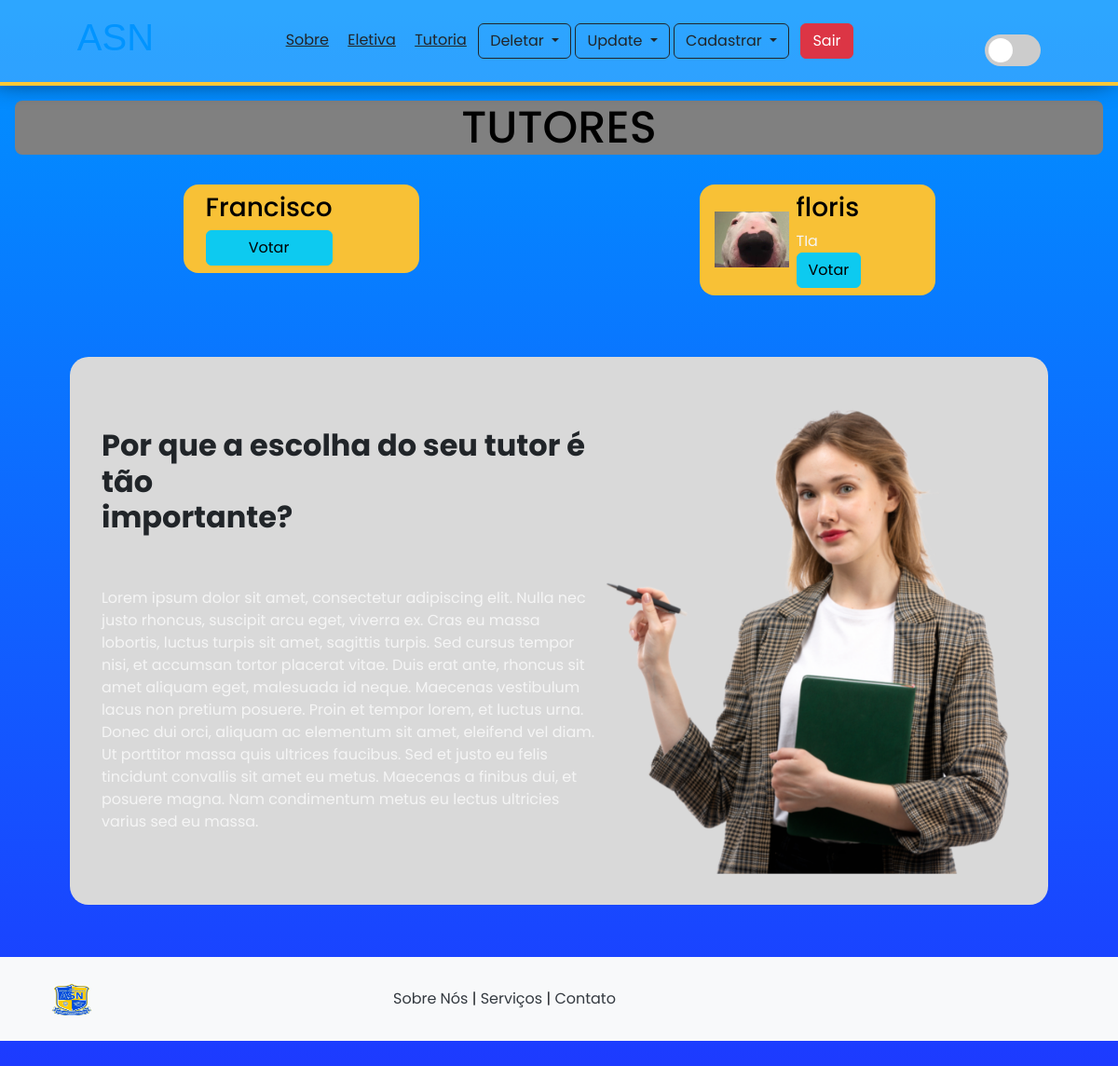
The app's page /tutoria/ with its own data.
### Aplicativo/models.py (models this page shows)
class Professores(models.Model):
    eletiva = models.CharField(max_length=100,null=True, blank=False)
    nome = models.CharField(max_length=100)
    email = models.EmailField(max_length=100)
    senha = models.CharField(max_length=100)
    imagem = models.FileField(upload_to='imagem_professores', null=True, blank=False)
    professor = models.BooleanField(null=True, blank=False)
    tutor = models.BooleanField(null=True, blank=False)
    descricao = models.CharField(max_length=100,null=True, blank=False)

### Aplicativo/views.py (the view)
# urls.py: path('tutoria/',tutoria,name='tutoria'),
def tutoria(request):
    dados=dados_universsais.copy()
    dados['pagina'] = 'tutoria'
    dados['tutores'] = Professores.objects.filter(tutor=True)
    return render(request,'principais/tutoria.html',dados)

### Aplicativo/templates/principais/tutoria.html (shortened to what this page needs)
<!DOCTYPE html>
<html lang="en">
<head>
    <link href="https://cdn.jsdelivr.net/npm/bootstrap@5.3.3/dist/css/bootstrap.min.css" rel="stylesheet">
    {% load static %}
    <link rel="stylesheet" href="{% static 'css/tutoria.css'%}">
    <link rel="stylesheet" href="{% static 'css/style.css'%}">
</head>
<body>
    {% include 'codigos reutilizados/links_reutilizados.html' %}
<h1 class="text-black text-center m-3 rounded-3" id="eletivas-title">TUTORES</h1>
<div class="container">
    <div class="row p-3 justify-content-around">
        {% for i in tutores %}
        <div class="col-12 col-sm-6 col-md-4 col-lg-3 mb-3">
            <div class="p-2 rounded-4" id="div_tutor">
                <div class="bg-secondary rounded-3 m-2">
                    <img src="../../media/{{i.imagem}}" alt="" width="80px" class="d-inline">
                </div>
                <div id="div-text">
                    <h3>{{i.nome}}</h3>
                    <p>{{i.eletiva}}</p>
                    <a href="" class="btn btn-info d-block">Votar</a>
                </div>
            </div>
        </div>
        {% endfor %}
    </div>
    <div class="importante d-flex flex-column flex-md-row justify-content-between align-items-center">
        <div>
            <h2><strong>Por que a escolha do seu tutor é tão <br> importante?</strong></h2>
            <p class="text-importante"> <br> <br> Lorem ipsum dolor sit amet, consectetur adipiscing elit. Nulla nec justo rhoncus, suscipit arcu eget, viverra ex. Cras eu massa lobortis, luctus turpis sit amet, sagittis turpis. Sed cursus tempor nisi, et accumsan tortor placerat vitae. Duis erat ante, rhoncus sit amet aliquam eget, malesuada id neque. Maecenas vestibulum lacus non pretium posuere. Proin et tempor lorem, et luctus urna. Donec dui orci, aliquam ac elementum sit amet, eleifend vel diam. Ut porttitor massa quis ultrices faucibus. Sed et justo eu felis tincidunt convallis sit amet eu metus. Maecenas a finibus dui, et posuere magna. Nam condimentum metus eu lectus ultricies varius sed eu massa.</p>
        </div>
        <img src="../../media/img_fixas/moca.png" class="girl d-none d-md-block" alt="" width="450px">
    </div>
</div>
{% include 'codigos reutilizados/footer.html' %}
</body>
</html>

### Aplicativo/static/css/tutoria.css (style rules this page uses)
* { box-sizing: border-box; margin: 0; padding: 0; }
body, html { height: 100vh; overflow-x: hidden; background: linear-gradient(to top , #2424ff, #0094FF); }
html { scroll-behavior: smooth; }
a { color: #F5F5F5; }
#eletivas-title { font-size: 3em; font-family: "Poppins", sans-serif; font-weight: 500; font-style: normal; background-color: gray; transform: none !important; }
#div_tutor { background-color: #f8c136; color:#000; display: flex; align-items: center; }
h1 { color: #fafafa; font-family: "Poppins", sans-serif; font-weight: 500; font-style: normal; }
.girl { position:relative; top: 18%; right: 0; transition: ease; transition-duration: 0.5s; z-index: 9; }
p { display: inline; color: #F5F5F5; }
.importante { background-color: #d9d9d9; border-radius: 20px; padding: 3%; margin: 3%; margin-bottom: 5%; }

### Aplicativo/static/css/style.css (style rules this page uses)
* { margin: 0; padding: 0; box-sizing: border-box; font-family: poppins; }
body { height: 100vh; background-color: #cfcfcf1b; transition: background-color 0.3s, color 0.3s; }

### records on screen
Professores: nome "Francisco"
Professores: imagem (picture), nome "floris", eletiva "TIa"
